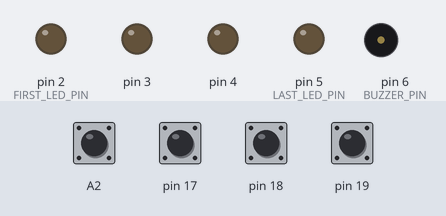
Simulated run of this sketch. Board: Arduino Uno, built with avr-gcc and run on an emulated ATmega328P. On the bench: output pins drawn as LEDs (lit = HIGH), buzzer (waves = sounding). Dashed ring = blinking. The test bench sets the inputs (shaded band); at power-on: A2, pin 17–19 HIGH. Random numbers use the default seed unless the sketch sets one.

Above: at 1.2 s.
1.3 s: A2 pulled LOW for 0.15 s
At 1.6 s:
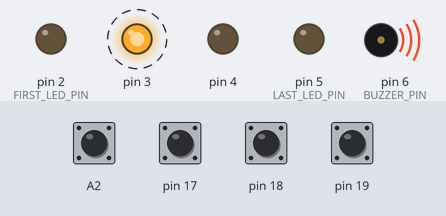
At 2.93 s:
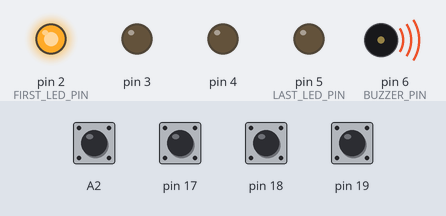
4.3 s: pin 17 pulled LOW for 0.15 s
At 8.33 s:
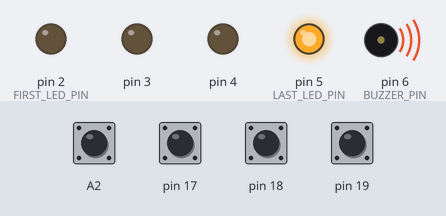
Timing chart, 0 to 10.0 s (numbered marks = the images above; inputs shaded):
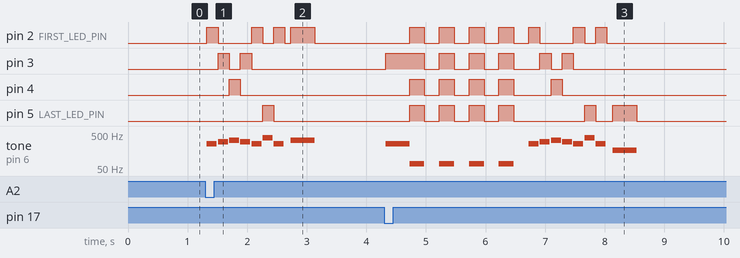

Measured:
- after the input at 1.3 s, pin 2 (FIRST_LED_PIN): LOW → HIGH at once, → LOW 0.19 s later, → HIGH 0.56 s later, → LOW 0.19 s later, … (8 changes in this stretch); pin 3: alternates HIGH for 0.19 s and LOW for 0.19 s, 4 changes in all, then stays LOW, starting after 0.21 s
- after the input at 4.3 s, pin 2 (FIRST_LED_PIN): goes 4 × (HIGH 0.25 s, LOW 0.25 s), HIGH 0.19 s, LOW 0.56 s, HIGH 0.19 s, LOW 0.19 s, HIGH 0.19 s, then LOW, starting after 0.42 s; pin 3: goes HIGH 0.65 s, 3 × (LOW 0.25 s, HIGH 0.25 s), LOW 0.44 s, HIGH 0.19 s, LOW 0.19 s, HIGH 0.19 s, then LOW, starting at once

The sketch:

ProjEmb_Simon.ino
```cpp
// Project: Simon
// Author : NPone29
// Date   : 29.10.2026
// Version: 1.3
// Description: This code allows you to play the game Simon.

// Importing the necessary modules
#include <Bounce2.h>
#include "variables.h"

Bounce valButton[4];

// Definition of ode to joy melody
const int ode_to_joy_melody[] PROGMEM = {
  NOTE_E4, 8, 4, NOTE_E4, 8, 4,  NOTE_F4, 8, 2,  NOTE_G4, 8, 5,
  NOTE_G4, 8, 5,  NOTE_F4, 8, 2, NOTE_E4, 8, 4, NOTE_D4, 8, 3,
  NOTE_C4, 8, 2, NOTE_C4, 8, 2,  NOTE_D4, 8, 3,  NOTE_E4, 8, 4,
  NOTE_E4, 4, 4, NOTE_D4, 8, 3,  NOTE_D4, 4, 3
};

// Definition of the start melody
const int start_melody[] PROGMEM = {
  NOTE_C4, 8, 2, NOTE_D4, 8, 3, NOTE_E4, 8, 4, NOTE_D4, 8, 3, NOTE_C4, 8, 2,
  NOTE_G4, 8, 5, NOTE_C4, 8, 2
};

// Definition of the musical notes for the LEDs
int game_notes[4] = { NOTE_E4, NOTE_C4, NOTE_A3, NOTE_E3 };

void setup() {

  // Set the LEDs to OUTPUT pinmode
  for(int i=FIRST_LED_PIN;i<=LAST_LED_PIN;i++) pinMode(i,OUTPUT);

  // Set the buttons as a bounce one in the button array.
  for(int button = 0; button <= 3;button++) {
    valButton[button] = Bounce();
    valButton[button].attach(A2 + button, INPUT_PULLUP);
    valButton[button].interval(25);
  }

  // Initializes the random number generator using the analog reading from pin A0.
  randomSeed(analogRead(A0));
}

void loop() {

  // Update the first button status
  valButton[0].update();

  // Wait for the user to press button 1
  if(valButton[0].fell()) {

    // loop that start the simon game initiation
    while(true) {

      // Important variable definition
      int currentCheckIndex = 0;
      int randomNum = -1;
      int combinations[MAX_COMBINATIONS];
      int nbElements = -1;
      bool wrong_combination = false;
      bool game_won = false;
      bool isShowingSequence = true;

      // Play the start melody and wait 0.1 seconds before starting the game.
      play_melody("start");
      delay(100);

      // Loop that start the game
      while(true) {

        // Update the status of all buttons
        for(int button=0; button < 4; button++) {
          valButton[button].update();
        }

        // If the variable is true, then
        if(isShowingSequence) {

          // Repeat all previous sequences
          for(int i = 0; i<=nbElements;i++) {
            int currentNote = combinations[i];
            show_note(currentNote);
            delay(100);
          }

          // Add a new sequence in the list
          randomNum = random(0, 4);
          combinations[nbElements + 1] = randomNum;
          nbElements++;
          show_note(randomNum);

          // Set the variable to false to allow the user to play.
          isShowingSequence = false;
        } else {

          // the correct combination
          int correct_combination = combinations[currentCheckIndex];

          // If the wrong combination was pressed
          if(wrong_combination) {
            // Play the lose sound with all leds
            defeat();
            // The break allows you to stop the current game and start over.
            break;
          }

          if(game_won) {
            // Play the win sound with all leds
            victory();
            // The break allows you to stop the current game and start over.
            break;
          }

          // Loop for the 4 buttons
          for (int button = 0; button < 4; button++) {

            // If a button is pressed
            if (valButton[button].fell()) {
              show_note(button);

              // If it is not the correct combination
              if (button != correct_combination) {
                // Set wrong_combination to true
                wrong_combination = true;
                // Break the loop for the buttons
                break;
              }

              // Add 1 to the currentCheckIndex
              currentCheckIndex++;

              // If all combinations have been made, then
              if(currentCheckIndex >= nbElements + 1) {
                delay(100);

                // If the number of combinations reaches the maximum, the user has won.
                if(nbElements + 1 == MAX_COMBINATIONS) {
                  game_won = true;
                  break;
                }

                // If the number of combinations reaches 31, the user has won and the melody of "Ode to Joy" plays.
                if(nbElements + 1 == 31) {
                  play_melody("ode_to_joy");
                  delay(500);
                }

                // Reset the index so the player restarts from the first code of the sequence
                currentCheckIndex = 0;
                // return to the showing sequence
                isShowingSequence = true;

                // break the buttons variable
                break;
              }
            }
          }
        }
      }
    }
  }
}

// Function that turns on the LED and plays its sound.
void show_note(int combination) {

  // Definition of the ledPin
  int ledPin = combination + 2;

  // Start turning on the LEDs and trigger the sound.
  digitalWrite(ledPin, HIGH);
  tone(BUZZER_PIN, game_notes[combination]);

  // After 0.4 seconds, turn off the LED and stop the sound
  delay(400);
  digitalWrite(ledPin, LOW);
  noTone(BUZZER_PIN);
}

// Function that allows for playing the opening melody and "Ode to Joy"
void play_melody(String music) {

  // Definition of all necessary variables
  const int* selectedMelody = NULL;
  int totalNotes = 0;
  int tempo = 80;

  // Change the melody, note, and tempo variables according to the music
  if (music == "start") {
    selectedMelody = start_melody;
    totalNotes = sizeof(start_melody) / sizeof(start_melody[0]) / 3;
    tempo = START_MELODY_TEMPO;
  }
  else if (music == "ode_to_joy") {
    selectedMelody = ode_to_joy_melody;
    totalNotes = sizeof(ode_to_joy_melody) / sizeof(ode_to_joy_melody[0]) / 3;
  }

  // If the melody is invalid, then return
  if (selectedMelody == NULL) return;

  // Calculate the duration of a whole note in ms based on tempo
  int wholenote = (60000 * 4) / tempo;
  int divider = 0, noteDuration = 0;

  // Loop through the melody: each note uses 3 consecutive values (Frequency, Duration/Divider, LED Pin)
  for (int thisNote = 0; thisNote < totalNotes * 3; thisNote = thisNote + 3) {

      // Read the duration divider from Flash memory (PROGMEM)
      divider = pgm_read_word_near(selectedMelody + thisNote + 1);

      // Depending on the value of divider, assign a different duration to the note.
      if (divider > 0) {
        noteDuration = wholenote / divider;
      } else if (divider < 0) {
        noteDuration = wholenote / abs(divider);
        noteDuration *= 1.5;
      }

      // Retrieve the LED pin associated with this note from Flash memory
      int ledPin = pgm_read_word_near(selectedMelody + thisNote + 2);
      digitalWrite(ledPin, HIGH);

      // Play the frequency from Flash memory for 90% of its duration to articulate the notes
      tone(BUZZER_PIN, pgm_read_word_near(selectedMelody + thisNote), noteDuration * 0.9);

      // Wait for the note duration to complete
      delay(noteDuration);
      // Turn off the LED and stop the sound
      digitalWrite(ledPin, LOW);
      noTone(BUZZER_PIN);
  }
}

// Function that turns on all the LEDs and trigger the end-of-game sound.
void defeat() {
  // Loop that executes 4 times
  for(int i = 0; i <=3;i++) {

    //Loop that turn on the 4 LEDs
    for(int ledPin = FIRST_LED_PIN; ledPin <= LAST_LED_PIN; ledPin++) digitalWrite(ledPin, HIGH);

    // trigger the end-of-game sound
    tone(BUZZER_PIN, NOTE_C2);

    //After 0.25 seconds, turn off all LEDs and stop the end-of-game sound.
    delay(250);

    // Loop that turn off the 4 LEDs
    for(int ledPin = FIRST_LED_PIN; ledPin <= LAST_LED_PIN; ledPin++) {
      digitalWrite(ledPin, LOW);
    }

    // Stop the end-of-game sound
    noTone(BUZZER_PIN);

    // wait the next sequence or the end of the loop
    delay(250);
  }
}

// Function that play a LEDs spectacle and play the "Ode to Joy" melody
void victory() {
  // Loop that executes 3 times
  for (int tour = 0; tour < 3; tour++) {
    // Loop that turn on the 4 LEDs one by one
    for (int led = FIRST_LED_PIN; led <= LAST_LED_PIN; led++) {
      digitalWrite(led, HIGH);
      delay(80);
      digitalWrite(led, LOW);
    }
  }

  // Play the "Ode to Joy" melody
  play_melody("ode_to_joy");

  // Loop that executes 3 times
  for (int i = 0; i < 3; i++) {
    // Loop that turn on the 4 LEDs
    for (int led = FIRST_LED_PIN; led <= LAST_LED_PIN; led++) digitalWrite(led, HIGH);
    delay(300);
    // Loop that turn off the 4 LEDs
    for (int led = FIRST_LED_PIN; led <= LAST_LED_PIN; led++) digitalWrite(led, LOW);
    delay(300);
  }
}
```

variables.h
```cpp
// Project: Simon
// Author : NPone29
// Date   : 28.10.2026
// Version: 1.0
// Description: This is the file that contains all the definitions

// config.h
#ifndef variables
#define variables

// Game Settings
#define MAX_COMBINATIONS 100
#define FIRST_LED_PIN 2
#define LAST_LED_PIN 5

// Musical notes configuration
#define NOTE_C2  66
#define NOTE_E3  164
#define NOTE_A3  220

#define NOTE_C4  262
#define NOTE_D4  294
#define NOTE_E4  330
#define NOTE_F4  349
#define NOTE_G4  392

// Pin configuration
#define BUZZER_PIN 6

// Tempo configuration
#define START_MELODY_TEMPO 160

#endif
```
